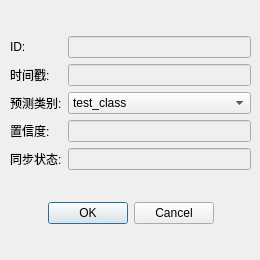
<?xml version="1.0" encoding="UTF-8"?>
<ui version="4.0">
 <class>edit_dialog</class>
 <widget class="QDialog" name="edit_dialog">
  <property name="windowModality">
   <enum>Qt::ApplicationModal</enum>
  </property>
  <property name="geometry">
   <rect>
    <x>0</x>
    <y>0</y>
    <width>260</width>
    <height>260</height>
   </rect>
  </property>
  <property name="windowTitle">
   <string>编辑记录</string>
  </property>
  <property name="modal">
   <bool>false</bool>
  </property>
  <widget class="QWidget" name="layoutWidget">
   <property name="geometry">
    <rect>
     <x>10</x>
     <y>10</y>
     <width>241</width>
     <height>241</height>
    </rect>
   </property>
   <layout class="QVBoxLayout" name="verticalLayout_3">
    <item>
     <layout class="QHBoxLayout" name="horizontalLayout">
      <item>
       <layout class="QVBoxLayout" name="verticalLayout">
        <item>
         <widget class="QLabel" name="id_lb">
          <property name="text">
           <string>ID:</string>
          </property>
         </widget>
        </item>
        <item>
         <widget class="QLabel" name="timestamp_lb">
          <property name="text">
           <string>时间戳:</string>
          </property>
         </widget>
        </item>
        <item>
         <widget class="QLabel" name="predict_lb">
          <property name="text">
           <string>预测类别:</string>
          </property>
         </widget>
        </item>
        <item>
         <widget class="QLabel" name="predict_chance_lb">
          <property name="text">
           <string>置信度:</string>
          </property>
         </widget>
        </item>
        <item>
         <widget class="QLabel" name="sync_status_lb">
          <property name="text">
           <string>同步状态:</string>
          </property>
         </widget>
        </item>
       </layout>
      </item>
      <item>
       <layout class="QVBoxLayout" name="verticalLayout_2">
        <item>
         <widget class="QLineEdit" name="id_le">
          <property name="enabled">
           <bool>false</bool>
          </property>
         </widget>
        </item>
        <item>
         <widget class="QLineEdit" name="timestamp_le">
          <property name="enabled">
           <bool>false</bool>
          </property>
         </widget>
        </item>
        <item>
         <widget class="QComboBox" name="predict_cb">
          <property name="sizePolicy">
           <sizepolicy hsizetype="Preferred" vsizetype="Fixed">
            <horstretch>0</horstretch>
            <verstretch>0</verstretch>
           </sizepolicy>
          </property>
          <property name="sizeAdjustPolicy">
           <enum>QComboBox::AdjustToContents</enum>
          </property>
          <item>
           <property name="text">
            <string>test_class</string>
           </property>
          </item>
          <item>
           <property name="text">
            <string>test_class1</string>
           </property>
          </item>
          <item>
           <property name="text">
            <string>test_class2</string>
           </property>
          </item>
          <item>
           <property name="text">
            <string>test_class3</string>
           </property>
          </item>
          <item>
           <property name="text">
            <string>test_class4</string>
           </property>
          </item>
         </widget>
        </item>
        <item>
         <widget class="QLineEdit" name="predict_chance_le">
          <property name="enabled">
           <bool>false</bool>
          </property>
         </widget>
        </item>
        <item>
         <widget class="QLineEdit" name="sync_status_le">
          <property name="enabled">
           <bool>false</bool>
          </property>
         </widget>
        </item>
       </layout>
      </item>
     </layout>
    </item>
    <item>
     <widget class="QDialogButtonBox" name="buttonBox">
      <property name="orientation">
       <enum>Qt::Horizontal</enum>
      </property>
      <property name="standardButtons">
       <set>QDialogButtonBox::Cancel|QDialogButtonBox::Ok</set>
      </property>
      <property name="centerButtons">
       <bool>true</bool>
      </property>
     </widget>
    </item>
   </layout>
  </widget>
 </widget>
 <resources/>
 <connections>
  <connection>
   <sender>buttonBox</sender>
   <signal>accepted()</signal>
   <receiver>edit_dialog</receiver>
   <slot>accept()</slot>
   <hints>
    <hint type="sourcelabel">
     <x>248</x>
     <y>254</y>
    </hint>
    <hint type="destinationlabel">
     <x>157</x>
     <y>274</y>
    </hint>
   </hints>
  </connection>
  <connection>
   <sender>buttonBox</sender>
   <signal>rejected()</signal>
   <receiver>edit_dialog</receiver>
   <slot>reject()</slot>
   <hints>
    <hint type="sourcelabel">
     <x>316</x>
     <y>260</y>
    </hint>
    <hint type="destinationlabel">
     <x>286</x>
     <y>274</y>
    </hint>
   </hints>
  </connection>
 </connections>
</ui>
